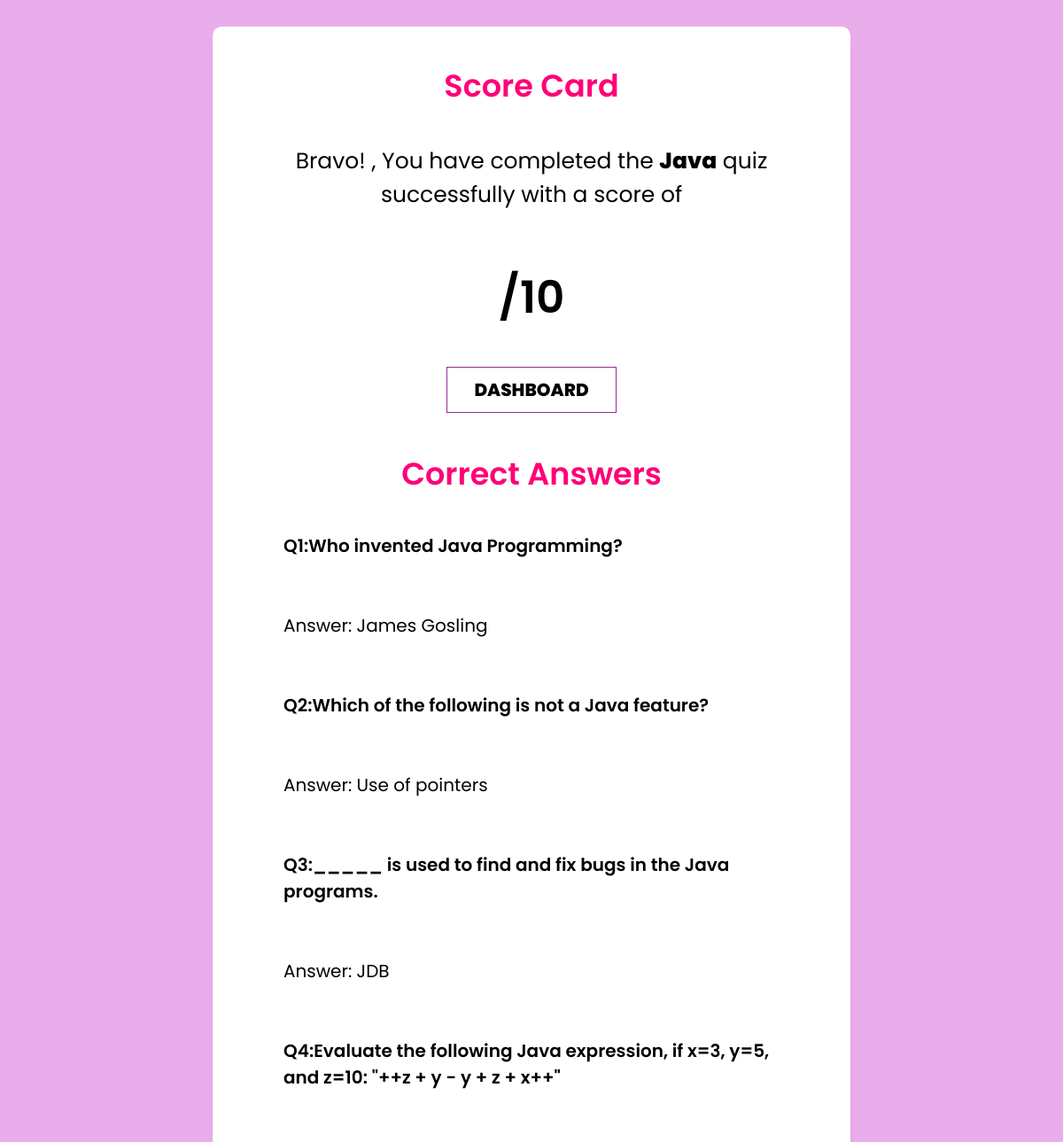
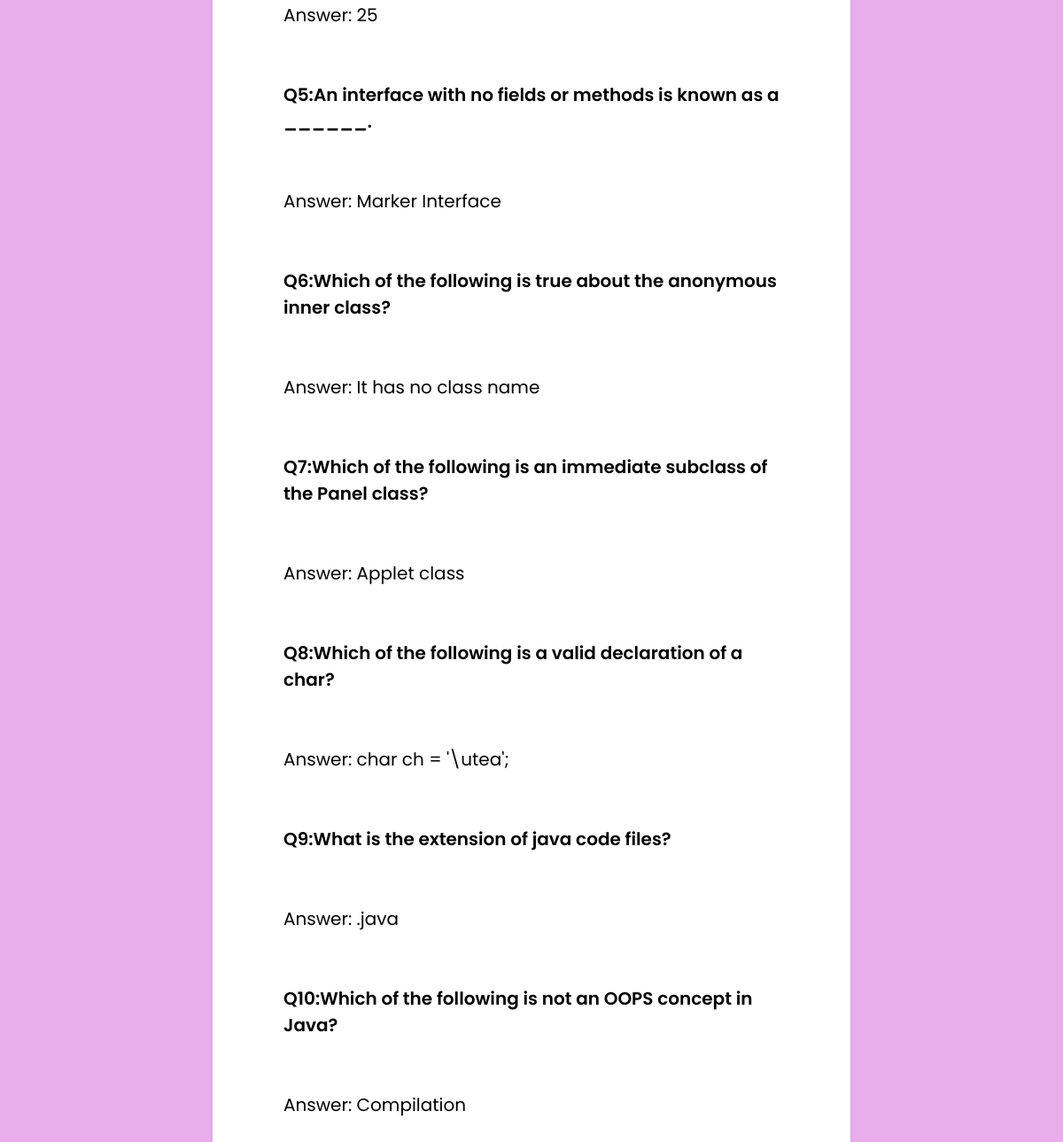
Screenshot of /resultpagejava.php with the database file from the repository (2 pictures, top to bottom).
### tables this page shows
CREATE TABLE `javaquestions` (
  `qid` int(255) NOT NULL,
  `question` varchar(255) NOT NULL
);

CREATE TABLE `javaanswers` (
  `ans_id` int(255) NOT NULL,
  `answer` varchar(255) NOT NULL,
  `is_correct` int(255) NOT NULL,
  `ans_options` int(255) NOT NULL
);

### resultpagejava.php (the view, shortened to what this page needs)
<?php
$con = mysqli_connect('localhost', 'root');
mysqli_select_db($con, 'quizdatabase');
?>
<!DOCTYPE html>
<html lang="en">
<head>
    <link rel="stylesheet" href="css/resultpage.css"></a>
</head>
<body>
    <div class="main_div">
        <div class="inner-div">
            <h1 class="question">Score Card</h1>
            <h3>Bravo! <span class="showname_quiz"><?php echo $_SESSION['username']; ?></span>, You have completed the <span class="showname_quiz">Java</span> quiz successfully with a score of</h3>
            <div id="ShowScore" class="ScoreArea">
                ?>/10
                <br>
                <a href="mainpage.php" id="Exit">DASHBOARD</a>
            </div>
            <h1>Correct Answers</h1>
            <div class="showquestion">
                <?php
                for ($i = 1; $i <= 10; $i++) {
                    $q = "SELECT * FROM javaquestions where qid=$i";
                    $query = mysqli_query($con, $q);
                    $ans_options = "SELECT * FROM javaanswers WHERE ans_options=$i AND is_correct=1";
                    $ans_correct = mysqli_query($con, $ans_options);
                    $ans_correct_rows = mysqli_fetch_array($ans_correct);
                    while ($rows = mysqli_fetch_array($query)) {
                ?>
                        <div class="questionshow"><?php echo $rows['question']; ?></div>
                        <br>
                        <br>
                        <div class="answershow">Answer: <?php echo $ans_correct_rows['answer']; ?></div>
                        <br>
                        <br>
                <?php
                    }
                }
                ?>
            </div>
        </div>
    </div>
</body>
</html>

### css/resultpage.css (style rules this page uses)
* { margin: 0; padding: 0; font-family: 'Josefin Sans', sans-serif; font-family: 'Poppins', sans-serif; box-sizing: border-box; }
html { font-size: 62.5%; font-family: 300; }
.main_div { min-height: 100vh; display: grid; place-items: center; background-color: hsl(298, 61%, 80%); }
.inner-div { width: 60vw; margin-top: 30px; margin-bottom: 30px; background-color: #fff; padding: 3rem 8rem; border-radius: 1rem; box-shadow: 0 1rem 1rem -0.7rem rgba(0,0,0,0.4); }
.inner-div h1 { font-size: 3.5rem; font-weight: 600; margin: 1rem 0 4rem 0; text-align: center; color: rgb(255, 0, 119); }
.inner-div h3 { font-size: 2.5rem; font-weight: 400; text-align: center; }
#Exit { padding: 1rem 3rem; font-size: 2rem; font-weight: 800; display: inline-block; position: relative; margin: auto; color: black; background-color: transparent; border: 1px solid #962c96; margin-top: 4rem; cursor: pointer; }
a { text-decoration: none; color: black; }
#ShowScore { background-color: white; margin-top: 3rem; padding: 3rem 4rem; font-weight: 600; font-size: 50px; text-align: center; }
.showquestion { font-size: 20px; }
.questionshow { font-weight: 600; }
.showname_quiz { font-weight: 800; }

### rows the page displays
javaquestions: question "Q1:Who invented Java Programming?"
javaanswers: answer "James Gosling"
javaquestions: question "Q2:Which of the following is not a Java feature?"
javaanswers: answer "Use of pointers"
javaquestions: question "Q3:_____ is used to find and fix bugs in the Java programs."
javaanswers: answer "JDB"
javaquestions: question "Q4:Evaluate the following Java expression, if x=3, y=5, and z=10: \"++z + y - y + z + x++\""
javaanswers: answer "25"
javaquestions: question "Q5:An interface with no fields or methods is known as a ______."
javaanswers: answer "Marker Interface"
javaquestions: question "Q6:Which of the following is true about the anonymous inner class?"
javaanswers: answer "It has no class name"
javaquestions: question "Q7:Which of the following is an immediate subclass of the Panel class?"
javaanswers: answer "Applet class"
javaquestions: question "Q8:Which of the following is a valid declaration of a char?"
javaanswers: answer "char ch = '\\utea';"
javaquestions: question "Q9:What is the extension of java code files?"
javaanswers: answer ".java"
javaquestions: question "Q10:Which of the following is not an OOPS concept in Java?"
javaanswers: answer "Compilation"
